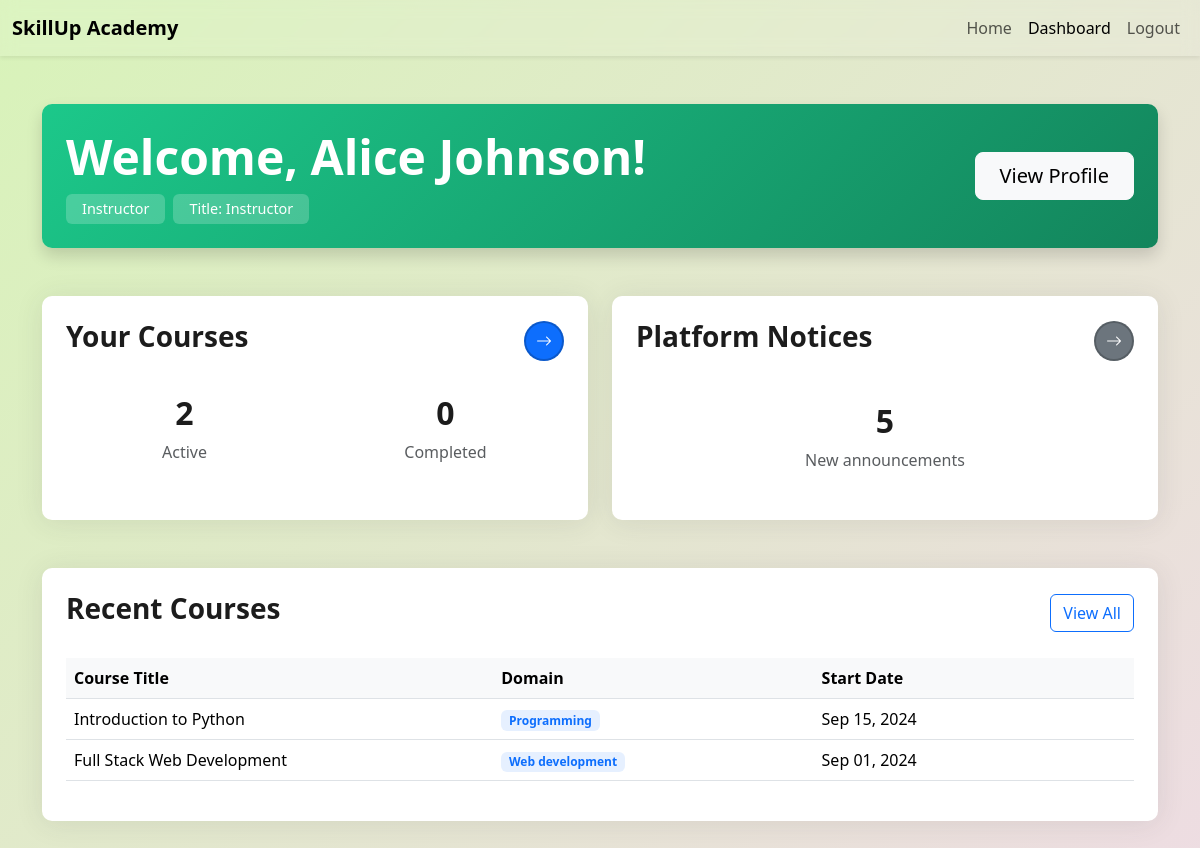
The app's page /instructor/dashboard.php (signed in) with its own data.
### tables this page shows
CREATE TABLE `instructors` (
  `u_id` int(11) NOT NULL,
  `bio` varchar(500) DEFAULT NULL,
  `domain` varchar(50) NOT NULL,
  `title` varchar(10) NOT NULL,
  `skills` varchar(100) DEFAULT NULL,
  `image` varchar(100) DEFAULT NULL
);

CREATE TABLE `users` (
  `u_id` int(11) NOT NULL,
  `email` varchar(50) NOT NULL,
  `contact` varchar(10) NOT NULL,
  `reg_date` date NOT NULL DEFAULT curdate(),
  `dob` date NOT NULL,
  `gender` varchar(6) NOT NULL,
  `name` varchar(100) NOT NULL
);

CREATE TABLE `courses` (
  `c_id` smallint(6) NOT NULL,
  `title` varchar(100) NOT NULL,
  `amount` smallint(6) NOT NULL,
  `description` varchar(500) NOT NULL,
  `domain` varchar(50) NOT NULL,
  `duration` smallint(6) NOT NULL,
  `u_id` int(11) NOT NULL,
  `start_date` date NOT NULL,
  `status` varchar(7) NOT NULL,
  `url` varchar(50) DEFAULT NULL
);

### instructor/dashboard.php (the view, shortened to what this page needs)
<?php
include'../auth/cnct.php';
$u_id=$_SESSION['u_id'];
?>
<!DOCTYPE html>
<html lang="en">
<head>
  <link href="https://cdn.jsdelivr.net/npm/bootstrap@5.3.7/dist/css/bootstrap.min.css" rel="stylesheet">
  <link rel="stylesheet" href="https://cdn.jsdelivr.net/npm/bootstrap-icons@1.11.3/font/bootstrap-icons.css">
  <link rel="preload" href="../style.css" as="style" onload="this.onload=null;this.rel='stylesheet'">
</head>
<body>
  <nav class="navbar navbar-expand-lg navbar-blur sticky-top shadow-sm">
    <div class="container-fluid">
      <a class="navbar-brand fw-bold" href="">SkillUp Academy</a>
      <div class="collapse navbar-collapse" id="navbarNav">
        <ul class="navbar-nav ms-auto">
          <li class="nav-item">
            <a class="nav-link" href="../index.php">Home</a>
          </li>
          <li class="nav-item">
            <a class="nav-link active" href="">Dashboard</a>
          </li>
          <li class="nav-item">
            <a class="nav-link" href="../auth/logout.php">Logout</a>
          </li>
        </ul>
      </div>
    </div>
  </nav>
  <?php
$stmt_name = $conn->prepare("SELECT users.name, instructors.title FROM users JOIN instructors ON users.u_id = instructors.u_id WHERE users.u_id = ?");
$stmt_name->bind_param("i", $u_id);
$stmt_taken = $conn->prepare("SELECT COUNT(*) FROM courses WHERE u_id = ? AND (status IS NULL OR status != 'ended')");
$stmt_taken->bind_param("i", $u_id);
$stmt_previous = $conn->prepare("SELECT COUNT(*) FROM courses WHERE u_id = ? AND status = 'ended'");
$stmt_previous->bind_param("i", $u_id);
$stmt_notices = $conn->prepare("SELECT COUNT(*) FROM admin_notices WHERE audience = 'instructor' or audience='everyone'");
$stmt_recent_courses = $conn->prepare("
    SELECT c_id, title, domain, start_date
    FROM courses
    WHERE u_id = ?
    ORDER BY start_date DESC
    LIMIT 3
");
$stmt_recent_courses->bind_param("i", $u_id);
try {
    $stmt_name->execute();
    $stmt_name->bind_result($name, $title);
    $stmt_name->fetch();
    $stmt_taken->execute();
    $stmt_taken->bind_result($taken);
    $stmt_taken->fetch();
    $stmt_previous->execute();
    $stmt_previous->bind_result($previous);
    $stmt_previous->fetch();
    $stmt_notices->execute();
    $stmt_notices->bind_result($platform);
    $stmt_notices->fetch();
    $stmt_recent_courses->execute();
    $recent_courses = $stmt_recent_courses->get_result()->fetch_all(MYSQLI_ASSOC);
} catch(Exception $e) {
    $stmt_name->close();
    $stmt_taken->close();
    $stmt_previous->close();
    $stmt_notices->close();
    $stmt_recent_courses->close();
    $conn->close();
    header("Location: ../auth/logout.php");
    exit();
}
  ?>
  <div class="container py-5">
    <div class="row mb-5">
      <div class="col-12">
        <div class="welcome-card p-4 shadow">
          <div class="d-flex flex-column flex-md-row justify-content-between align-items-start align-items-md-center">
            <div class="mb-3 mb-md-0">
              <h1 class="display-5 fw-bold mb-2">Welcome, <?php echo $name ?>!</h1>
              <div class="d-flex flex-wrap gap-2">
                <span class="badge badge-instructor py-2 px-3">
                  <?php echo $_SESSION['role']; ?>
                </span>
                <span class="badge badge-instructor py-2 px-3">
                  <?php echo "Title: " .ucfirst($title) ?>
                </span>
              </div>
            </div>
            <a href="profile.php" class="btn btn-light btn-lg px-4">
              View Profile
            </a>
          </div>
        </div>
      </div>
    </div>
    <div class="row g-4 mb-5">
      <div class="col-md-6">
        <div class="info-card h-100 p-4 bg-white">
          <div class="d-flex justify-content-between align-items-center mb-3">
            <h3 class="fw-bold">Your Courses</h3>
            <a href="courses.php" class="btn btn-primary arrow-btn rounded-circle">
              <i class="bi bi-arrow-right"></i>
            </a>
          </div>
          <div class="row text-center">
            <div class="col-6">
              <div class="p-3">
                <h2 class="fw-bold"><?php echo $taken ?></h2>
                <p class="text-muted mb-0">Active</p>
              </div>
            </div>
            <div class="col-6">
              <div class="p-3">
                <h2 class="fw-bold"><?php echo $previous ?></h2>
                <p class="text-muted mb-0">Completed</p>
              </div>
            </div>
          </div>
        </div>
      </div>
      <div class="col-md-6">
        <div class="info-card h-100 p-4 bg-white">
          <div class="d-flex justify-content-between align-items-center mb-3">
            <h3 class="fw-bold">
              Platform Notices
            </h3>
            <a href="notices.php" class="btn btn-secondary arrow-btn rounded-circle">
              <i class="bi bi-arrow-right"></i>
            </a>
          </div>
          <div class="text-center py-4">
            <h2 class="fw-bold"><?php echo $platform ?></h2>
            <p class="text-muted mb-0">New announcements</p>
          </div>
        </div>
      </div>
    </div>
    <div class="row">
      <div class="col-12">
        <div class="info-card p-4 bg-white">
          <div class="d-flex justify-content-between align-items-center mb-4">
            <h3 class="fw-bold">Recent Courses</h3>
            <a href="courses.php" class="btn btn-outline-primary">
              View All
            </a>
          </div>
          <?php if (!empty($recent_courses)): ?>
            <div class="table-responsive">
              <table class="table table-hover course-table">
                <thead>
                  <tr>
                    <th width="40%">Course Title</th>
                    <th width="30%">Domain</th>
                    <th width="30%">Start Date</th>
                  </tr>
                </thead>
                <tbody>
                  <?php foreach ($recent_courses as $course): ?>
                    <tr>
                      <td><?php echo $course['title'] ?></td>
                      <td>
                        <span class="badge bg-primary bg-opacity-10 text-primary">
                          <?php echo ucfirst(str_replace('-', ' ', $course['domain'])) ?>
                        </span>
                      </td>
                      <td><?php echo date('M d, Y', strtotime($course['start_date'])) ?></td>
                    </tr>
                  <?php endforeach; ?>
                </tbody>
              </table>
            </div>
          <?php endif; ?>
        </div>
      </div>
    </div>
  </div>
</body>
</html>

### style.css (style rules this page uses)
html, body { margin: 0; padding: 0; background: linear-gradient(-45deg, #f6ed91, #bcecf0, #f5d5f0, #d8f3b9); background-size: 400% 400%; background-attachment: fixed; animation: gradientBG 10s ease-in-out infinite; font-family: 'Segoe UI', Tahoma, Geneva, Verdana, sans-serif; color: #1c1c1c; }
.navbar-blur { background-color: rgba(255, 255, 255, 0.1); backdrop-filter: blur(8px); -webkit-backdrop-filter: blur(8px); }
.rounded-circle { width: 170px; height: 170px; object-fit: cover; border-radius: 50%; border: 2px solid rgba(0, 0, 0, 0.2); }

### instructor/dashboard.php (style rules this page uses)
.welcome-card { background: linear-gradient(135deg, #1cc88a 0%, #13855c 100%); border-radius: 10px; color: white; }
.info-card { transition: all 0.3s ease; border-radius: 10px; border: none; box-shadow: 0 0.15rem 1.75rem 0 rgba(58, 59, 69, 0.1); }
.arrow-btn { width: 40px; height: 40px; display: flex; align-items: center; justify-content: center; }
.badge-instructor { background-color: rgba(255, 255, 255, 0.2); font-size: 0.9rem; font-weight: 500; }
.course-table th { background-color: #f8f9fa; font-weight: 600; }

### records on screen
instructors: u_id.name "Alice Johnson", title "Instructor"
courses: title "Introduction to Python", domain "Programming", start_date "Sep 15, 2024"
courses: title "Full Stack Web Development", domain "Web development", start_date "Sep 01, 2024"

### other values on screen
$_SESSION['role'] "Instructor"
$taken "2"
$previous "0"
$platform "5"
